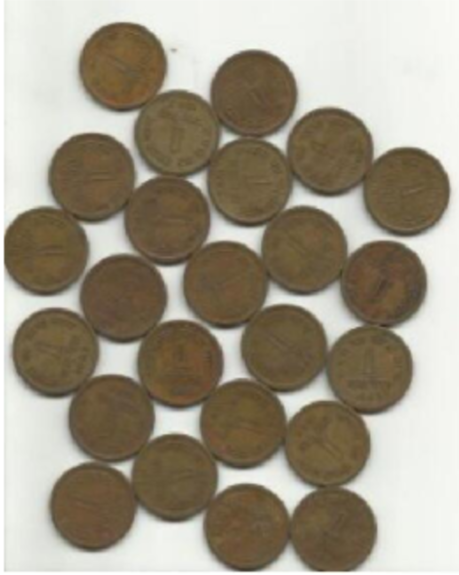
#> input picture imgs/coin1.png, 459 x 575 px
$ python testPolygonWatershed2.py
#> lines starting #> are read from the running program, lines starting #| are printed output that depends on the picture; after the words box and inside, x2 and y2 are one past the last pixel; in counts of white or black regions, pixels touching at a corner belong together
# OpenCV-Python——第22章：分水岭算法实现图像分割 https://blog.csdn.net/yukinoai/article/details/88575861 https://blog.csdn.net/u011186532/article/details/145411130
# https://docs.opencv.org/3.4/d3/db4/tutorial_py_watershed.html
import numpy as np
import cv2
from matplotlib import pyplot as plt

src = cv2.imread('imgs/coin1.png')
#> src is the input picture: shape (575, 459, 3); mean B, G, R 134, 151, 159.4
img = src.copy()
# 转换为灰度图像
gray = cv2.cvtColor(img, cv2.COLOR_BGR2GRAY)

# gray = getPolygonGrayImgFromPath("./testSVG/test_polygon01.svg")
print("gray.shape:",gray.shape)
#| gray.shape: (575, 459)
# 使用OTSU方法进行二值化
ret, thresh = cv2.threshold(
    gray, 0, 255, cv2.THRESH_BINARY_INV + cv2.THRESH_OTSU)
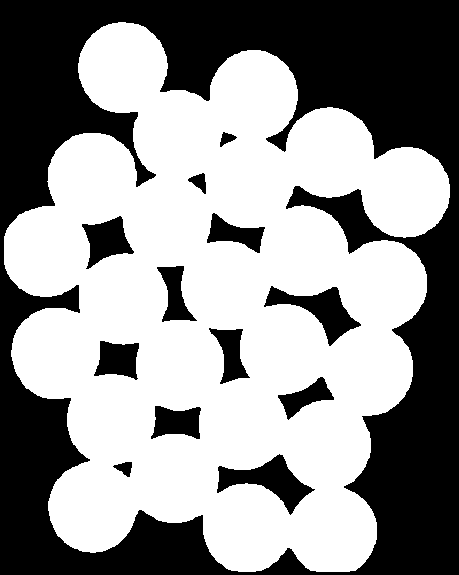
#> thresh: shape (575, 459); 57.2% white; 13 black regions, largest, box (x1, y1, x2, y2) and area: (0, 0, 459, 575) 100151, (217, 454, 315, 515) 2221, (264, 286, 361, 346) 2058
#> ret = 161

# 消除噪声 进行形态学开运算以去除小的噪声点
kernel = np.ones((3, 3), np.uint8)
opening = cv2.morphologyEx(thresh, cv2.MORPH_OPEN, kernel, iterations=2)
#> opening: shape (575, 459); 57.2% white; 13 black regions, largest, box (x1, y1, x2, y2) and area: (0, 0, 459, 575) 100158, (217, 454, 315, 515) 2224, (264, 286, 361, 346) 2058

# 膨胀操作得到背景区域
sure_bg = cv2.dilate(opening, kernel, iterations=3)
#> sure_bg: shape (575, 459); 63.4% white; 17 black regions (2 under 20 px), largest, box (x1, y1, x2, y2) and area: (0, 0, 459, 575) 87772, (292, 190, 383, 248) 1415, (221, 459, 306, 507) 1269
print("sure_bg.shape:",sure_bg.shape)
#| sure_bg.shape: (575, 459)
# 距离变换得到前景区域 https://docs.opencv.org/3.4/d2/dbd/tutorial_distance_transform.html
dist_transform = cv2.distanceTransform(opening, 1, 5)
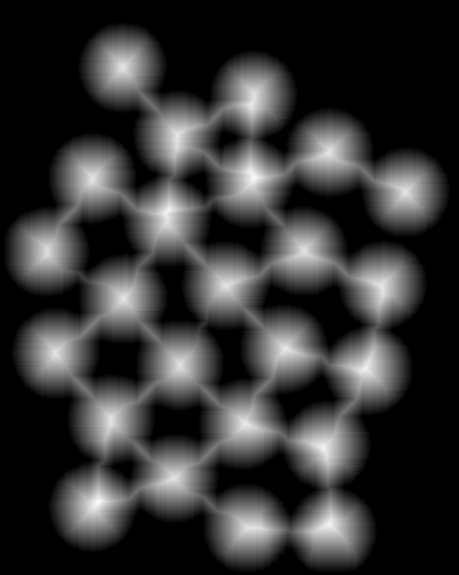
#> dist_transform: shape (575, 459) float32; min 0, max 50, mean 10.2; drawn with min black and max white
ret, sure_fg = cv2.threshold(dist_transform, 0.7 * dist_transform.max(), 255, 0)
#> sure_fg: shape (575, 459) float32; 4.2% white; 24 white regions, largest, box (x1, y1, x2, y2) and area: (238, 159, 269, 193) 646, (304, 434, 336, 467) 623, (153, 197, 182, 232) 602
#> ret = 35

# 获得未知区域
sure_fg = np.uint8(sure_fg)
unknown = cv2.subtract(sure_bg, sure_fg) # 膨胀操作得到的背景区域-距离变换得到的前景区域

# 标记连通区域
ret, markers1 = cv2.connectedComponents(sure_fg) #https://blog.csdn.net/jgj123321/article/details/93489417
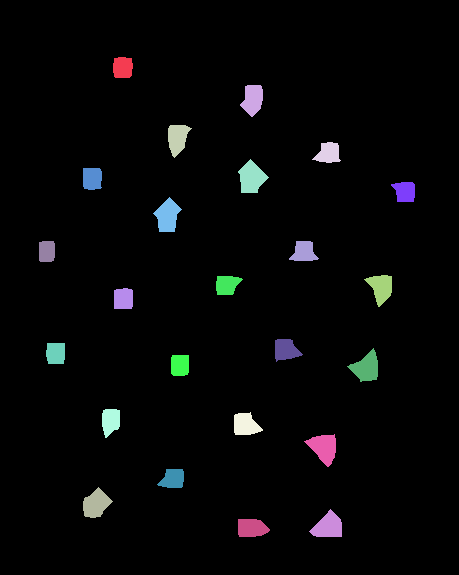
#> markers1: shape (575, 459) int32; 25 distinct labels, from 0 to 24; one colour per label, 0 black
#> ret = 25
#https://blog.csdn.net/m0_37816922/article/details/136638105
# print("connectedComponents ret:", ret, "markers1:", markers1)# markers1 有不同的值，0,8,12,....等
# 所有标记加1，确保背景标记为1而不是0
markers = markers1 + 1
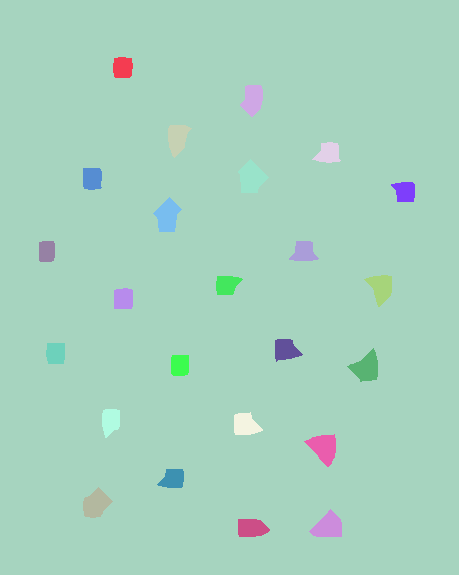
#> markers: shape (575, 459) int32; 25 distinct labels, from 1 to 25; one colour per label, 0 black
print("markers.shape:",markers.shape)
#| markers.shape: (575, 459)
# 未知区域标记为0
markers[unknown == 255] = 0
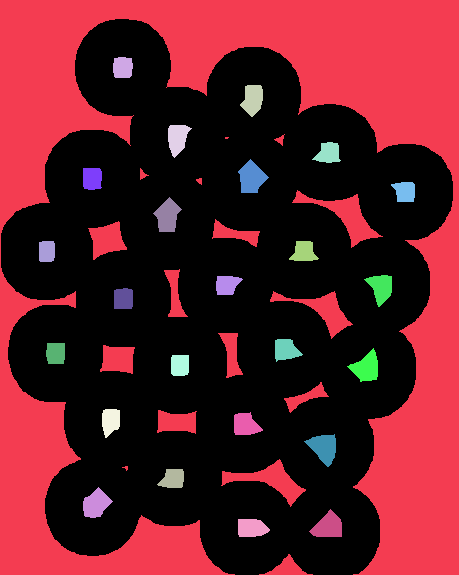
#> markers: shape (575, 459) int32; 26 distinct labels, from 0 to 25; one colour per label, 0 black

# 使用分水岭算法进行分割
markers3 = cv2.watershed(img, markers)#
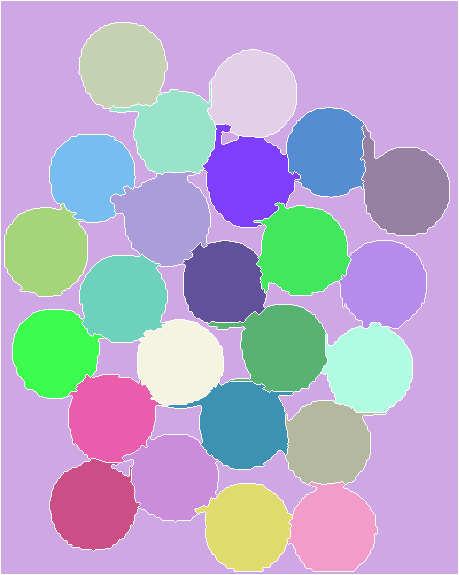
#> markers3: shape (575, 459) int32; 26 distinct labels, from -1 to 25; one colour per label, 0 black, -1 white
# markers3 = cv2.watershed(gray, markers)# 报错
print("markers3 type:", type(markers3))#markers3 有-1，1， 9，10，11,12...等各种值
#| markers3 type: <class 'numpy.ndarray'>
markers4 = markers3.copy()
markers4[markers4 != -1] = 0
#> markers4: shape (575, 459) int32; values -1 (black) and 0 (white), 96.9% white; black in thin lines or dots
markers4[markers4 == -1] = 255
#> markers4: shape (575, 459) int32; 3.1% white in thin lines or dots

img[markers3 == -1] = [0, 0, 255] # The boundary region will be marked with -1.
#> img: shape (575, 459, 3); 3.07% of pixels changed, all inside (x1, y1, x2, y2) = (0, 0, 459, 575)

# plt.subplot(341), plt.imshow(cv2.cvtColor(src, cv2.COLOR_BGR2RGB)),
# plt.title('Original'), plt.axis('off')
# plt.subplot(342), plt.imshow(thresh, cmap='gray'),
# plt.title('Threshold thresh'), plt.axis('off')
# plt.subplot(343), plt.imshow(sure_bg, cmap='gray'),
# plt.title('Dilate sure_bg'), plt.axis('off')
# plt.subplot(344), plt.imshow(dist_transform, cmap='gray'),
# plt.title('Dist Transform'), plt.axis('off')
# plt.subplot(345), plt.imshow(sure_fg, cmap='gray'),
# plt.title('sure_fg'), plt.axis('off')
#
# plt.subplot(346), plt.imshow(unknown, cmap='gray'),
# plt.title('Unkown'), plt.axis('off')
# plt.subplot(347), plt.imshow(markers1, cmap='jet'),
# plt.title('Markers1 from sure_fg'), plt.axis('off')
#
# plt.subplot(348), plt.imshow(np.abs(markers), cmap='jet'),
# plt.title('Markers'), plt.axis('off')
# plt.subplot(349), plt.imshow(np.abs(markers3), cmap='jet'),
# plt.title('Markers3'), plt.axis('off')
# plt.subplot(3410), plt.imshow(np.abs(markers4), cmap='gray'),
# plt.title('Markers4'), plt.axis('off')
# plt.subplot(3411), plt.imshow(cv2.cvtColor(img, cv2.COLOR_BGR2RGB)),
# plt.title('Result'), plt.axis('off')

fig, axes = plt.subplots(nrows=3, ncols=4, figsize=(36, 27))
axes[0, 0].imshow(cv2.cvtColor(src, cv2.COLOR_BGR2RGB))
axes[0, 0].set_title('Original'), axes[0, 0].axis('off')
axes[0, 1].imshow(thresh, cmap='gray'),
axes[0, 1].set_title('thresh'), axes[0, 1].axis('off')
axes[0, 2].imshow(sure_bg, cmap='gray'),
axes[0, 2].set_title('Dilate sure_bg'), axes[0, 2].axis('off')
axes[0, 3].imshow(dist_transform, cmap='gray'),
axes[0, 3].set_title('Dist Transform'), axes[0, 3].axis('off')
axes[1, 0].imshow(sure_fg, cmap='gray'),
axes[1, 0].set_title('sure_fg'), axes[1, 0].axis('off')

axes[1, 1].imshow(unknown, cmap='gray'),
axes[1, 1].set_title('Unkown'), axes[1, 1].axis('off')
axes[1, 2].imshow(markers1, cmap='jet'),
axes[1, 2].set_title('Markers1 from sure_fg'), axes[1, 2].axis('off')

axes[1, 3].imshow(np.abs(markers), cmap='jet'),
axes[1, 3].set_title('Markers'), axes[1, 3].axis('off')
axes[2, 0].imshow(np.abs(markers3), cmap='jet'),
axes[2, 0].set_title('Markers3'), axes[2, 0].axis('off')
axes[2, 1].imshow(np.abs(markers4), cmap='gray'),
axes[2, 1].set_title('Markers4'), axes[2, 1].axis('off')
axes[2, 2].imshow(cv2.cvtColor(img, cv2.COLOR_BGR2RGB)),
axes[2, 2].set_title('Result'), axes[2, 2].axis('off')

plt.show()
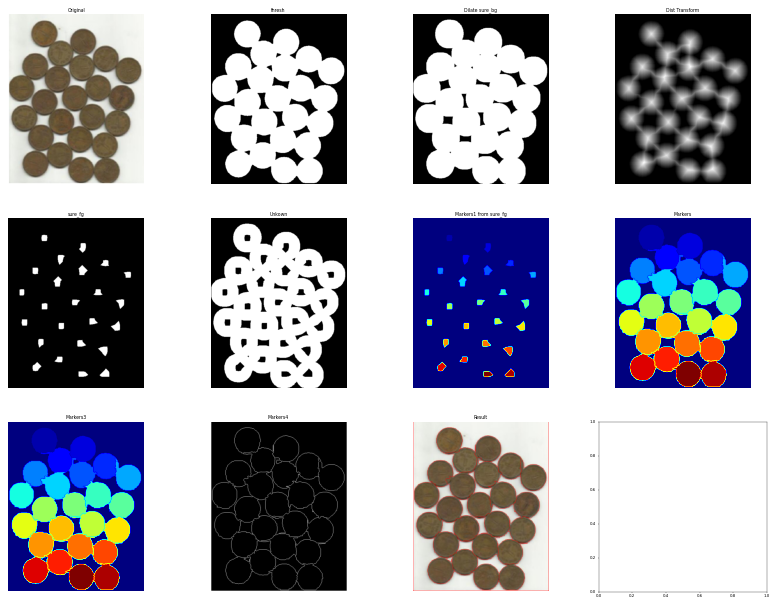
#> figure drawn by matplotlib, 11 panels
